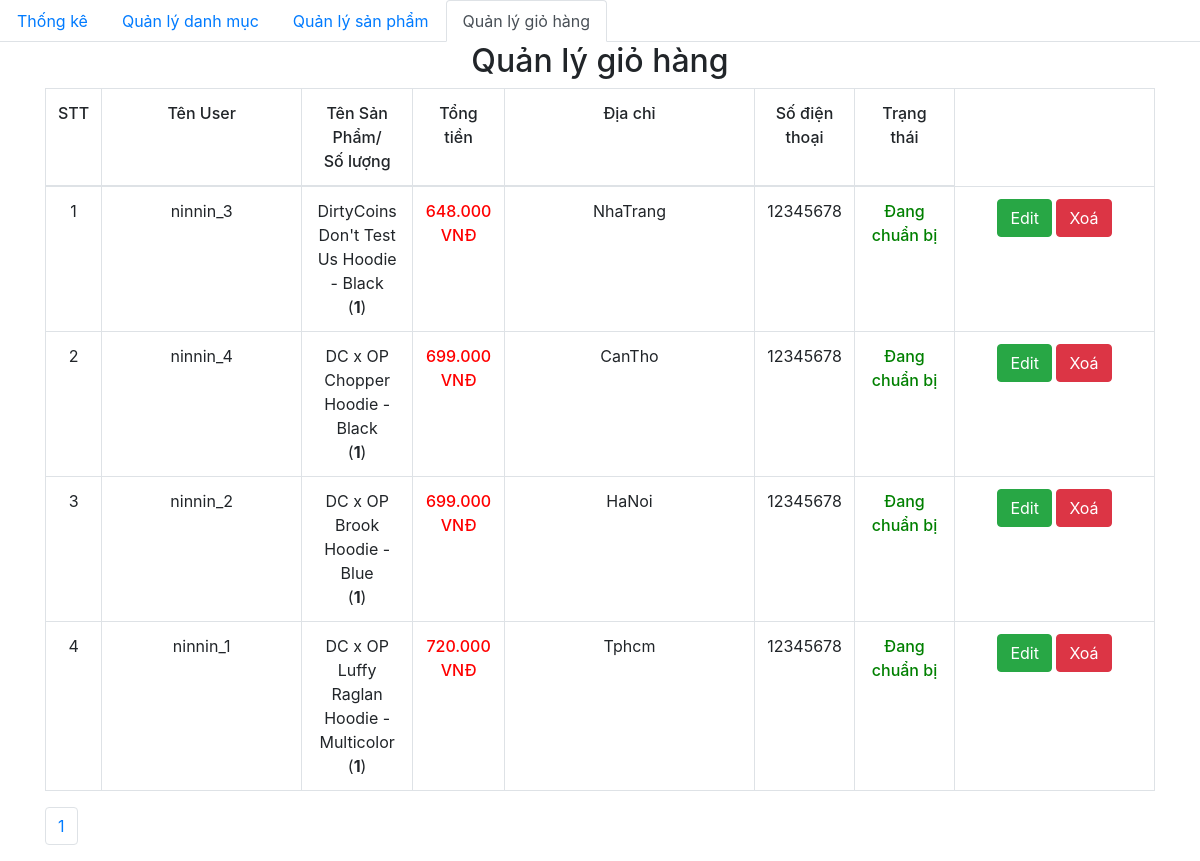
Screenshot of /admin/dashboard.php with the database file from the repository.
### tables this page shows
CREATE TABLE order_details (
  id int(11) NOT NULL,
  order_id int(11) NOT NULL,
  product_id int(11) NOT NULL,
  id_user int(11) NOT NULL,
  num int(11) NOT NULL,
  price float NOT NULL,
  status varchar(255) NOT NULL
);

CREATE TABLE orders (
  id int(11) NOT NULL,
  fullname varchar(100) NOT NULL,
  phone_number varchar(20) NOT NULL,
  email varchar(150) NOT NULL,
  address varchar(200) NOT NULL,
  note varchar(255) DEFAULT NULL,
  order_date datetime DEFAULT NULL
);

CREATE TABLE product (
  id int(11) NOT NULL,
  title varchar(200) NOT NULL,
  price float NOT NULL,
  number float NOT NULL,
  thumbnail varchar(500) NOT NULL,
  thumbnail_1 varchar(500) NOT NULL,
  thumbnail_2 varchar(500) NOT NULL,
  thumbnail_3 varchar(500) NOT NULL,
  thumbnail_4 varchar(500) NOT NULL,
  thumbnail_5 varchar(500) NOT NULL,
  content longtext NOT NULL,
  id_category int(11) NOT NULL,
  created_at datetime DEFAULT NULL,
  updated_at datetime DEFAULT NULL,
  id_sanpham int(11) NOT NULL
);

### database/dbper.php (called while the page is built, shortened)
<?php
function executeResult($sql)
{
    $con = mysqli_connect("localhost","root","badien217","shop_quanao");
    mysqli_set_charset($con, 'UTF8');
	$result = mysqli_query($con, $sql);
	$data   = array();
	while ($row = mysqli_fetch_array($result, 1)) {
		$data[] = $row;
	}
	return $data;
}

### admin/dashboard.php (the view, shortened to what this page needs)
<?php require_once('../database/dbper.php'); ?>
<!DOCTYPE html>
<html>
<head>
    <link rel="stylesheet" href="https://maxcdn.bootstrapcdn.com/bootstrap/4.4.1/css/bootstrap.min.css">
    <link href="https://cdn.jsdelivr.net/npm/summernote@0.8.18/dist/summernote.min.css" rel="stylesheet">
</head>
<body>
    <ul class="nav nav-tabs">
        <li class="nav-item">
            <a class="nav-link" href="category/index.php">Thống kê</a>
        </li>
        <li class="nav-item">
            <a class="nav-link" href="category/index.php">Quản lý danh mục</a>
        </li>
        <li class="nav-item">
            <a class="nav-link" href="product/">Quản lý sản phẩm</a>
        </li>
        <li class="nav-item ">
            <a class="nav-link active" href="dashboard.php">Quản lý giỏ hàng</a>
        </li>
    </ul>
    <div class="container">
        <div class="panel panel-primary">
            <div class="panel-heading">
                <h2 class="text-center">Quản lý giỏ hàng</h2>
            </div>
            <div class="panel-body">
                <form action="" method="POST">
                    <table class="table table-bordered table-hover">
                        <thead>
                            <tr style="font-weight: 500;text-align: center;">
                                <td width="50px">STT</td>
                                <td width="200px">Tên User</td>
                                <td>Tên Sản Phẩm/<br>Số lượng</td>
                                <td>Tổng tiền</td>
                                <td width="250px">Địa chỉ</td>
                                <td>Số điện thoại</td>
                                <td>Trạng thái</td>
                            </tr>
                        </thead>
                        <tbody>
                            <?php
                            try {
                                if (isset($_GET['page'])) {
                                    $page = $_GET['page'];
                                } else {
                                    $page = 1;
                                }
                                $limit = 10;
                                $start = ($page - 1) * $limit;
                                $sql = "SELECT * from orders, order_details, product
                                where order_details.order_id=orders.id and product.id=order_details.product_id ORDER BY order_date DESC limit $start,$limit ";
                                $order_details_List = executeResult($sql);
                                $count = 0;
                                foreach ($order_details_List as $item) {
                                    echo '
                                        <tr style="text-align: center;">
                                            <td width="50px">' . (++$count) . '</td>
                                            <td style="text-align:center">' . $item['full_name'] . '</td>
                                            <td>' . $item['title'] . '<br>(<strong>' . $item['num'] . '</strong>)</td>
                                            <td class="b-500 red">' . number_format($item['price'], 0, ',', '.') . '<span> VNĐ</span></td>
                                            <td width="100px">' . $item['address'] . '</td>
                                            <td width="100px">' . $item['phone_number'] . '</td>
                                            <td width="100px" class="green b-500">' . $item['status'] . '</td>
                                            <td width="200px">
                                                <a href="edit.php?order_id=' . $item['order_id'] . '" class="btn btn-success">Edit</a>
                                                <button class="btn btn-danger" onclick="deleteProduct(' . $item['id_order_details'] . ')">Xoá</button>
                                            </td>
                                        </tr>
                                    ';
                                }
                            } catch (Exception $e) {
                                die("Lỗi thực thi sql: " . $e->getMessage());
                            }
                            ?>
                        </tbody>
                    </table>
                </form>
            </div>
            <ul class="pagination">
                <?php
                $sql = "SELECT * from orders, order_details, product
                where order_details.order_id=orders.id and product.id=order_details.product_id";
                $servername = "localhost";
                $username = "root";
                $password = "badien217";
                $dbname = "shop_quanao";
                $conn = mysqli_connect($servername, $username, $password, $dbname);
                $result = mysqli_query($conn, $sql);
                $current_page = 0;
                if (mysqli_num_rows($result)) {
                    $numrow = mysqli_num_rows($result);
                    $current_page = ceil($numrow / 10);
                }
                for ($i = 1; $i <= $current_page; $i++) {
                    if ($i == $current_page) {
                        echo '
            <li class="page-item"><a class="page-link" href="?page=' . $i . '">' . $i . '</a></li>';
                    } else {
                        echo '
            <li class="page-item"><a class="page-link" href="?page=' . $i . '">' . $i . '</a></li>
                    ';
                    }
                }
                ?>
            </ul>
        </div>
    </div>
</body>
</html>

### admin/dashboard.php (style rules this page uses)
.b-500 { font-weight: 500; }
.red { color: red; }
.green { color: green; }

### rows the page displays
order_details: order.full_name "ninnin_3", product.title "DirtyCoins Don't Test Us Hoodie - Black", num "1", product.price "648.000", order.address "NhaTrang", order.phone_number "12345678", status "Đang chuẩn bị"
order_details: order.full_name "ninnin_4", product.title "DC x OP Chopper Hoodie - Black", num "1", product.price "699.000", order.address "CanTho", order.phone_number "12345678", status "Đang chuẩn bị"
order_details: order.full_name "ninnin_2", product.title "DC x OP Brook Hoodie - Blue", num "1", product.price "699.000", order.address "HaNoi", order.phone_number "12345678", status "Đang chuẩn bị"
order_details: order.full_name "ninnin_1", product.title "DC x OP Luffy Raglan Hoodie - Multicolor", num "1", product.price "720.000", order.address "Tphcm", order.phone_number "12345678", status "Đang chuẩn bị"
